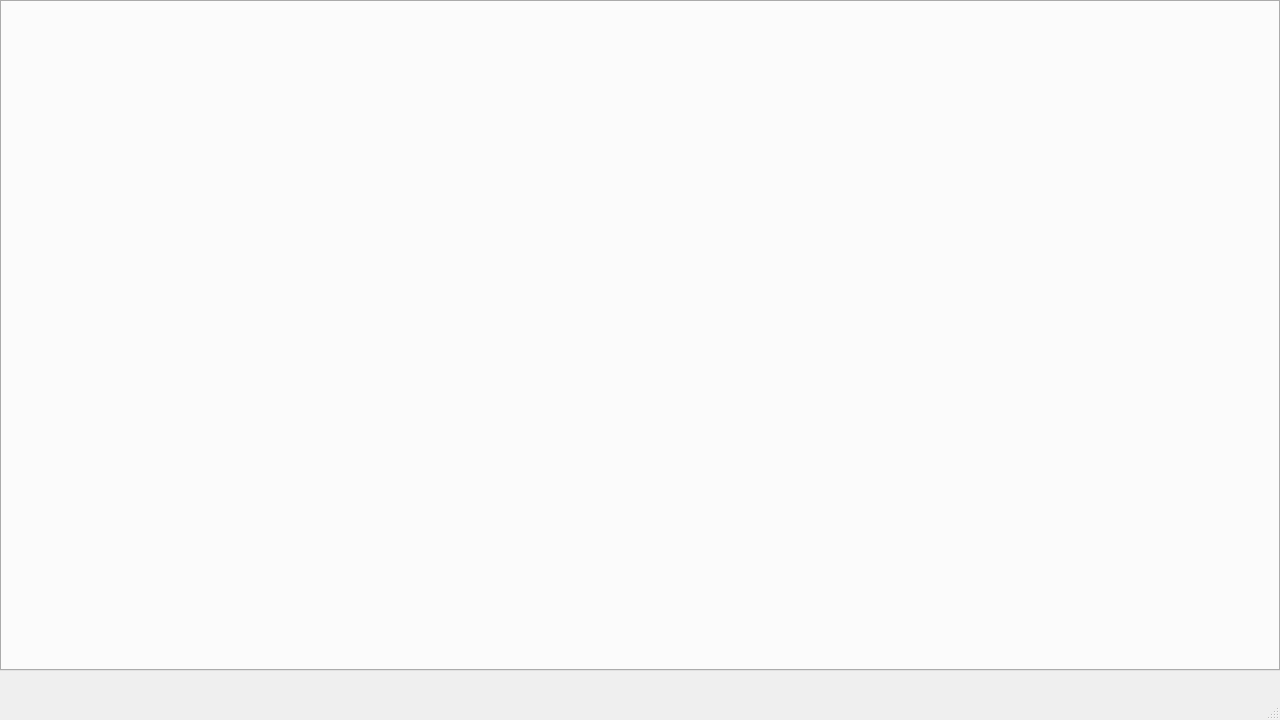
<?xml version="1.0" encoding="UTF-8"?>
<ui version="4.0">
 <class>WritingMaterialsManager::DataSourceManagerWindow</class>
 <widget class="QMainWindow" name="WritingMaterialsManager::DataSourceManagerWindow">
  <property name="geometry">
   <rect>
    <x>0</x>
    <y>0</y>
    <width>1280</width>
    <height>720</height>
   </rect>
  </property>
  <property name="windowTitle">
   <string>MainWindow</string>
  </property>
  <widget class="QWidget" name="centralwidget">
   <widget class="QTabWidget" name="DataSourceTab">
    <property name="geometry">
     <rect>
      <x>0</x>
      <y>0</y>
      <width>1280</width>
      <height>671</height>
     </rect>
    </property>
    <property name="currentIndex">
     <number>-1</number>
    </property>
   </widget>
  </widget>
  <widget class="QMenuBar" name="MenuBar">
   <property name="geometry">
    <rect>
     <x>0</x>
     <y>0</y>
     <width>1280</width>
     <height>21</height>
    </rect>
   </property>
  </widget>
  <widget class="QStatusBar" name="StatusBar"/>
 </widget>
 <resources/>
 <connections/>
</ui>
